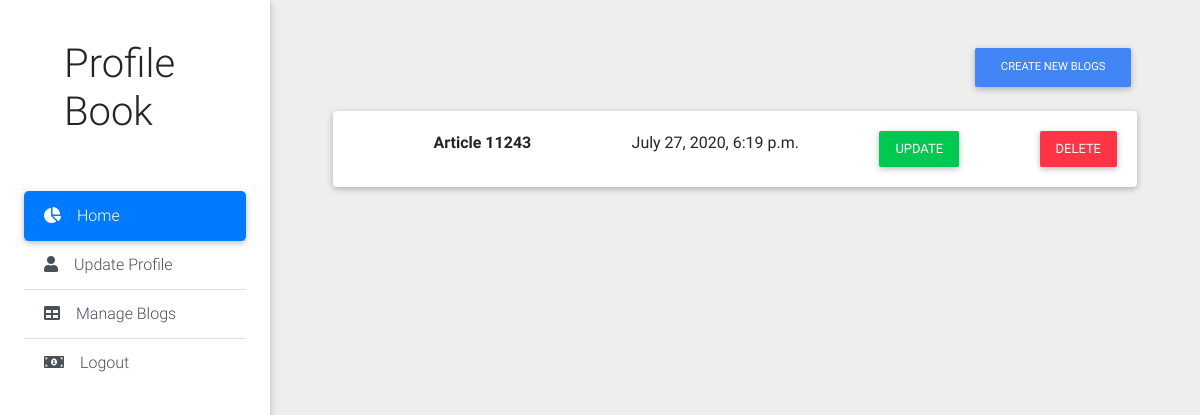
Before: /blog/view/ (signed in) with the older database file.
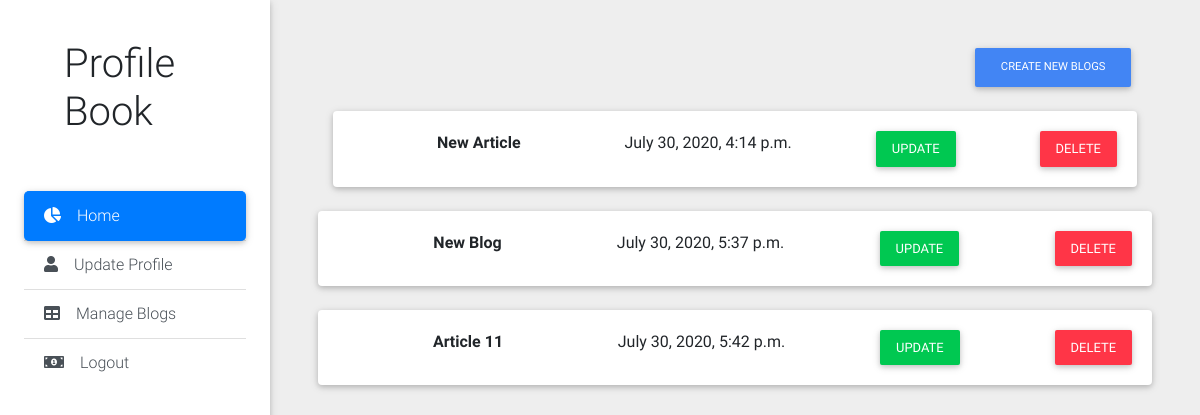
After: the same page with the newer database file.
### blog/models.py (models this page shows, shortened)
class Blog(models.Model):
    author = models.ForeignKey(USER, on_delete=models.CASCADE)
    title = models.CharField(max_length=200)
    date_created = models.DateTimeField(auto_now=True)
    date_updated = models.DateTimeField(auto_now_add=True)
    images = models.ImageField(default=None)
    content = models.TextField()

### blog/views.py (the view)
# urls.py: path('view/',views.BlogView.as_view(),name='blog'),
class BlogView(ListView):
    template_name = 'blog/yourbloglist.html'
    def get_queryset(self):
        return Blog.objects.filter(author = self.request.user.id)

### blog/templates/blog/yourbloglist.html (shortened to what this page needs)
{% extends 'user/base.html' %}
{% load static %}
{% block content %}
    <main class="pt-5 mx-lg-5">
    <div class="container-fluid">
    <div class="create-blog mb-4" style="float: right">
    <form class="d-flex" method="post" action="{% url 'blog:create' %}">
          <button class="btn btn-primary btn-md my-0" type="submit">
            Create New Blogs
          </button>
    </form>
    </div>
 <br clear="all">
{% for blog in object_list %}
      <div class="card mb-4 wow ">
        <div class="card-body-detail d-sm-flex justify-content-between">
                              <b>{{ blog.title }}</b> &nbsp;&nbsp;&nbsp;&nbsp;
                              {{ blog.date_created }}
            <form method="get" action="{% url 'blog:update' blog.pk %}">
                <button type="submit" class="btn btn-success m-0 pl-3 pr-3 pt-2 pb-2">Update</button>
                  </form>
            <form method="post" action="{% url 'blog:delete' blog.pk %}">
                <button type="submit" class="btn btn-danger m-0 pl-3 pr-3 pt-2 pb-2">Delete</button>
                  </form>
            </div>
        </div>
      </div>
    {% endfor %}
  </main>
{% endblock %}

### user/templates/user/base.html (shortened to what this page needs)
<!DOCTYPE html>
<html lang="en">
{% load static %}
<head>
  <link rel="stylesheet" href="https://use.fontawesome.com/releases/v5.11.2/css/all.css">
  <link href="{% static 'dashboard/css/bootstrap.min.css' %}" rel="stylesheet">
  <link href="{% static 'dashboard/css/mdb.min.css' %}" rel="stylesheet">
  <link href="{% static 'dashboard/css/style.min.css' %}" rel="stylesheet">
</head>
<body class="grey lighten-3">
  <header>
    <div class="sidebar-fixed position-fixed">
      <a class="logo-wrapper waves-effect">
          <h1>Profile Book</h1>
      </a>
      <div class="list-group list-group-flush">
        <a href="{% url 'user:profile' %}" class="list-group-item active waves-effect">
          <i class="fas fa-chart-pie mr-3"></i>Home
        </a>
        <a href="{% url 'user:update' user.pk %}" class="list-group-item list-group-item-action waves-effect">
          <i class="fas fa-user mr-3"></i>Update Profile</a>
        <a href="{% url 'blog:blog' %}" class="list-group-item list-group-item-action waves-effect">
          <i class="fas fa-table mr-3"></i>Manage Blogs</a>
        <a href="{% url 'user:logout' %}" class="list-group-item list-group-item-action waves-effect">
          <i class="fas fa-money-bill-alt mr-3"></i>Logout</a>
      </div>
    </div>
  </header>
{% block content %}
{% endblock %}
</body>
</html>

Changed rows visible on the page:
removed Blog: title "Article 11243", date_created "July 27, 2020, 6:19 p.m."
added Blog: title "New Article", date_created "July 30, 2020, 4:14 p.m."
added Blog: title "New Blog", date_created "July 30, 2020, 5:37 p.m."
added Blog: title "Article 11", date_created "July 30, 2020, 5:42 p.m."
